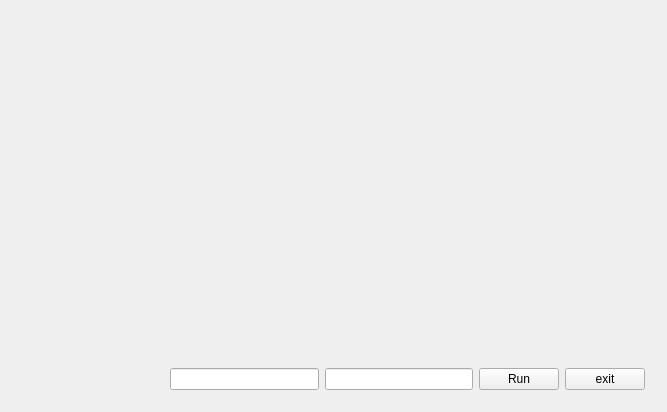
<?xml version="1.0" encoding="UTF-8"?>
<ui version="4.0">
 <class>MainWindow</class>
 <widget class="QMainWindow" name="MainWindow">
  <property name="geometry">
   <rect>
    <x>0</x>
    <y>0</y>
    <width>667</width>
    <height>412</height>
   </rect>
  </property>
  <property name="windowTitle">
   <string>MainWindow</string>
  </property>
  <widget class="QWidget" name="centralWidget">
   <layout class="QVBoxLayout" name="verticalLayout">
    <item>
     <widget class="QCustomPlot" name="customPlot" native="true">
      <property name="sizePolicy">
       <sizepolicy hsizetype="Preferred" vsizetype="Preferred">
        <horstretch>0</horstretch>
        <verstretch>0</verstretch>
       </sizepolicy>
      </property>
      <property name="minimumSize">
       <size>
        <width>0</width>
        <height>300</height>
       </size>
      </property>
     </widget>
    </item>
    <item>
     <spacer name="verticalSpacer">
      <property name="orientation">
       <enum>Qt::Vertical</enum>
      </property>
      <property name="sizeHint" stdset="0">
       <size>
        <width>20</width>
        <height>40</height>
       </size>
      </property>
     </spacer>
    </item>
    <item>
     <widget class="QCustomPlot" name="widget" native="true">
      <layout class="QVBoxLayout" name="verticalLayout_2">
       <item>
        <layout class="QHBoxLayout" name="ButtonsLayout">
         <item>
          <spacer name="horizontalSpacer">
           <property name="orientation">
            <enum>Qt::Horizontal</enum>
           </property>
           <property name="sizeHint" stdset="0">
            <size>
             <width>40</width>
             <height>20</height>
            </size>
           </property>
          </spacer>
         </item>
         <item>
          <widget class="QLineEdit" name="yRange"/>
         </item>
         <item>
          <widget class="QLineEdit" name="xRange"/>
         </item>
         <item>
          <widget class="QPushButton" name="runBu">
           <property name="text">
            <string>Run</string>
           </property>
          </widget>
         </item>
         <item>
          <widget class="QPushButton" name="exitBu">
           <property name="text">
            <string>exit</string>
           </property>
          </widget>
         </item>
        </layout>
       </item>
      </layout>
     </widget>
    </item>
   </layout>
  </widget>
 </widget>
 <layoutdefault spacing="6" margin="11"/>
 <customwidgets>
  <customwidget>
   <class>QCustomPlot</class>
   <extends>QWidget</extends>
   <header>qcustomplot.h</header>
   <container>1</container>
  </customwidget>
 </customwidgets>
 <resources/>
 <connections/>
</ui>
